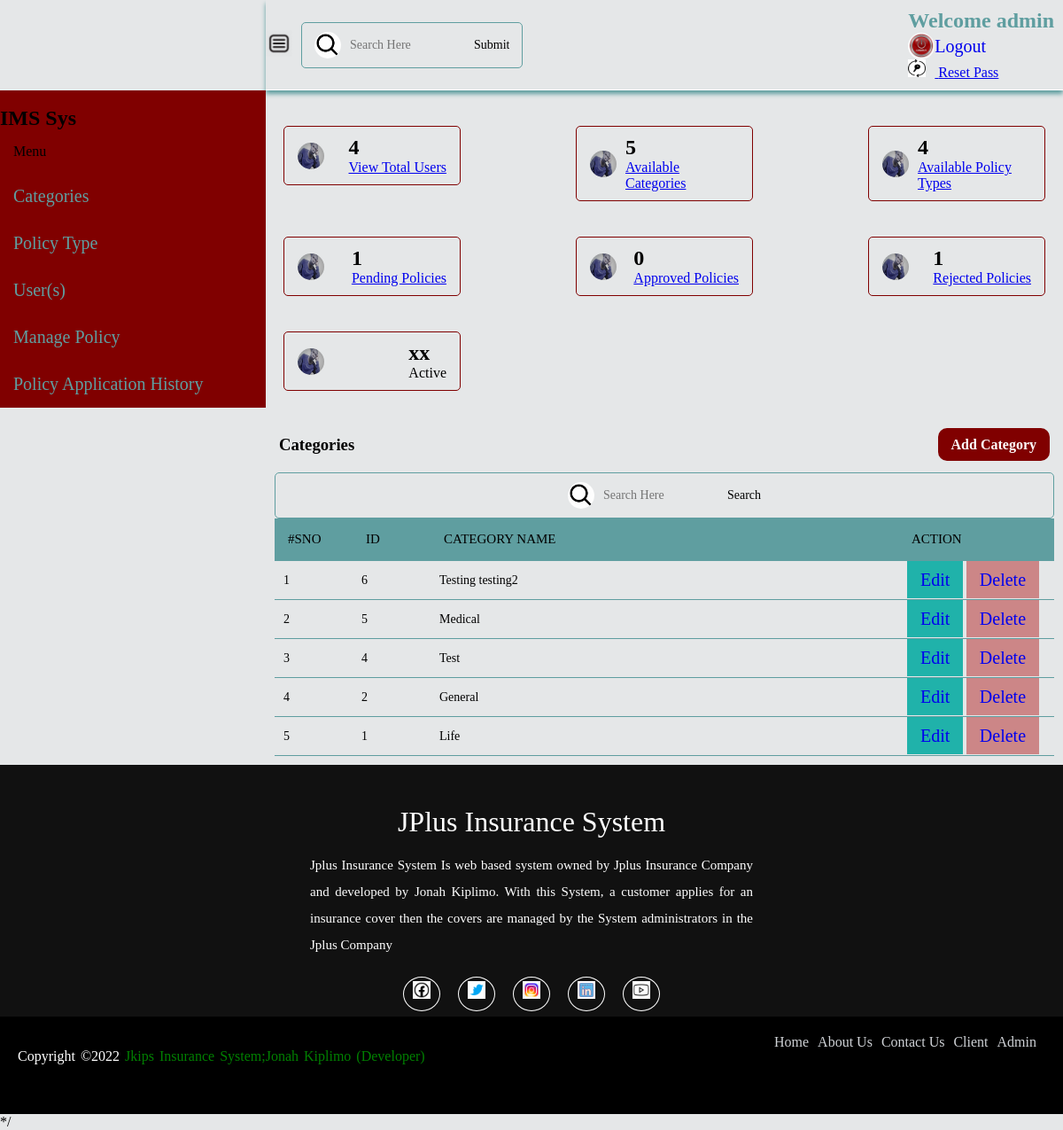
/index.php (signed in), run on the app's committed database.
### tables this page shows
CREATE TABLE `category` (
  `id` int(11) NOT NULL,
  `category` varchar(255) NOT NULL
);

### index.php (the view, shortened to what this page needs)
<!DOCTYPE html>
<html lang="en">
<head>
    <link rel="stylesheet" type="text/css" href="style.css">
</head>
<body>
</body>
</html>
<?php
require('top.inc.php');
$res=mysqli_query($con,'SELECT * FROM category order by id desc');
?>
<section class="boxes">
    <div class="box">
        <div class="box-content">
             <img class="img" src="images/me.png" alt="" >
             <?php
                $num_row=mysqli_query($con,'SELECT * FROM users order by id desc');
                $countusers=mysqli_num_rows($num_row);
                  ?>
                 <div>
                     <h2><?php echo $countusers ?></h2>
                     <span><a href="user.php">View Total Users</a> </span>
                 </div>
        </div>
        <div class="box-content">
             <img class="img" src="images/me.png" alt="" >
                <?php
                 $num_row=mysqli_query($con,'SELECT * FROM category order by id desc');
                 $countcategories=mysqli_num_rows($num_row);
                  ?>
                 <div>
                     <h2><?php echo $countcategories ?></h2>
                     <span> <a href="index.php">Available Categories</a></span>
                 </div>
        </div>
        <div class="box-content">
             <img class="img"  src="images/me.png" alt="" >
             <?php
                $num_row=mysqli_query($con,'SELECT * FROM POLICY_TYPE order by id desc');
                $countpolicy_types=mysqli_num_rows($num_row);
                  ?>
                 <div>
                     <h2><?php echo $countpolicy_types ?></h2>
                     <span><a href="policy_type.php">Available Policy Types</a></span>
                 </div>
        </div>
        <div class="box-content">
             <img class="img"  src="images/me.png" alt="" >
             <?php
                $num_row=mysqli_query($con,'SELECT * FROM policy_tbl  WHERE policy_status =1 ');
                $countpending_policies=mysqli_num_rows($num_row);
                  ?>
                 <div>
                     <h2><?php echo $countpending_policies ?></h2>
                     <span><a href="pending.php">Pending Policies</a></span>
                 </div>
        </div>
        <div class="box-content">
             <img class="img"  src="images/me.png" alt="" >
             <?php
                $num_row=mysqli_query($con,'SELECT * FROM policy_tbl  WHERE policy_status =2 ');
                $countapproved_policies=mysqli_num_rows($num_row);
                  ?>
                 <div>
                     <h2><?php echo $countapproved_policies ?></h2>
                     <span><a href="approved.php">Approved Policies</a></span>
                 </div>
        </div>
        <div class="box-content">
             <img class="img"  src="images/me.png" alt="" >
             <?php
                $num_row=mysqli_query($con,'SELECT * FROM policy_tbl  WHERE policy_status =3 ');
                $countrejected_policies=mysqli_num_rows($num_row);
                  ?>
                 <div>
                     <h2><?php echo $countrejected_policies ?></h2>
                     <span><a href="rejected.php">Rejected Policies</a></span>
                 </div>
        </div>
        <div class="box-content">
             <img class="img"  src="images/me.png" alt="" >
                 <div>
                     <h2>xx<?php  ?></h2>
                     <span>Active</span>
                 </div>
        </div>
    </div>
</section>
     <div class="table-heads">
         <h3 class="table-title">Categories</h3>
         <h4 class="table-link"><a href="add_category.php">Add Category</a></h4>
     </div>
                    <div class="table-stats">
                        <?php require 'includes/search_form.php'; ?>
                          <table width="100%">
                                <thead>
                                    <tr>
                                            <th width="10%" class="serial">#SNO</th>
                                            <th width="10%" class="jonah">ID</th>
                                            <th width="60%">Category Name</th>
                                            <th width="20%">Action</th>
                                    </tr>
                                </thead>
                                <tbody>
                                    <?php
                                   $i=1;
                                    while ($row=mysqli_fetch_assoc($res)) {
                                     ?>
                                        <tr>
                                            <td><?php echo $i;  ?></td>
                                            <td><?php echo $row['id'];  ?></td>
                                            <td><?php echo $row['category'];  ?></td>
                                            <td>
                                                <a class="editbtn" href="add_category.php?id=<?php echo $row['id'];  ?> "> Edit</a>
                                                <a class="deletebtn" href="index.php?id=<?php echo $row['id'];  ?> &type=delete">Delete</a></td>
                                        </tr>
                                        <?php
                                     $i++; }?>
                                </tbody>
                          </table>
                    </div>
<?php
require('includes/footer.inc.php')
?>
*/

### style.css (style rules this page uses)
:root { --body-color:#E5E7E8; --menu-bgcolor:#800000; --text-color-menu:rgb(93, 93, 93); --text-bgcolor-hover:rgba(204, 191, 191, 0.582); --text-bgcolor-light:rgb(165, 162, 162); --border-bottom:rgb(197, 180, 180); }
* { margin: 0; padding: 0;box-sizing: border-box; font-family: ''; }
body { width: 100%; background: var(--body-color); position: relative; }
a.editbtn { text-decoration: none; padding: 10px 15px; background: lightseagreen; font-size: 20px; margin: 10px auto; }
a.deletebtn { text-decoration: none; padding: 10px 15px; background: rgba(178, 32, 32, 0.486); font-size: 20px; }
.table-heads { margin-left: 300px; display: flex; justify-content: space-between; align-items: center; margin-top: 20px; padding: 10px 15px 10px 15px; }
.table-heads .table-link a { background: var(--menu-bgcolor); color: #fff; padding: 10px 15px; text-decoration: none; border-radius: 10px; }
.table-stats { width: calc(100% - 300px ); margin-left: 300px; overflow: auto; padding: 10px; border-radius: 10px; }
table { border-collapse: collapse; }
tr { border-bottom: 1px solid cadetblue; }
th { font-size: 15px; text-transform: uppercase; padding: 15px; font-weight: 500; background: cadetblue; text-align: start; }
td { font-size: 14px; padding: 10px ; }
section.boxes { margin-left: 300px; }
.box { display: flex; align-items: flex-start; justify-content: space-between; flex-wrap: wrap; margin-top: 20px; margin-bottom: 10px; }
.box-content { cursor: pointer; display: flex; align-items: center; justify-content: space-between; padding: 10px 15px; border: 1px solid var(--menu-bgcolor); border-radius: 5px; margin: 20px; width: 200px; height: auto; }
.img { background: var(--body-color); width: 30px; height:30px; border-radius:50%;margin-right: 10px; }

### data on the page
category: id "6", category "Testing testing2"
category: id "5", category "Medical"
category: id "4", category "Test"
category: id "2", category "General"
category: id "1", category "Life"

### other printed values
$_SESSION['USERNAME'] "admin"
$countusers "4"
$countcategories "5"
$countpolicy_types "4"
$countpending_policies "1"
$countapproved_policies "0"
$countrejected_policies "1"
